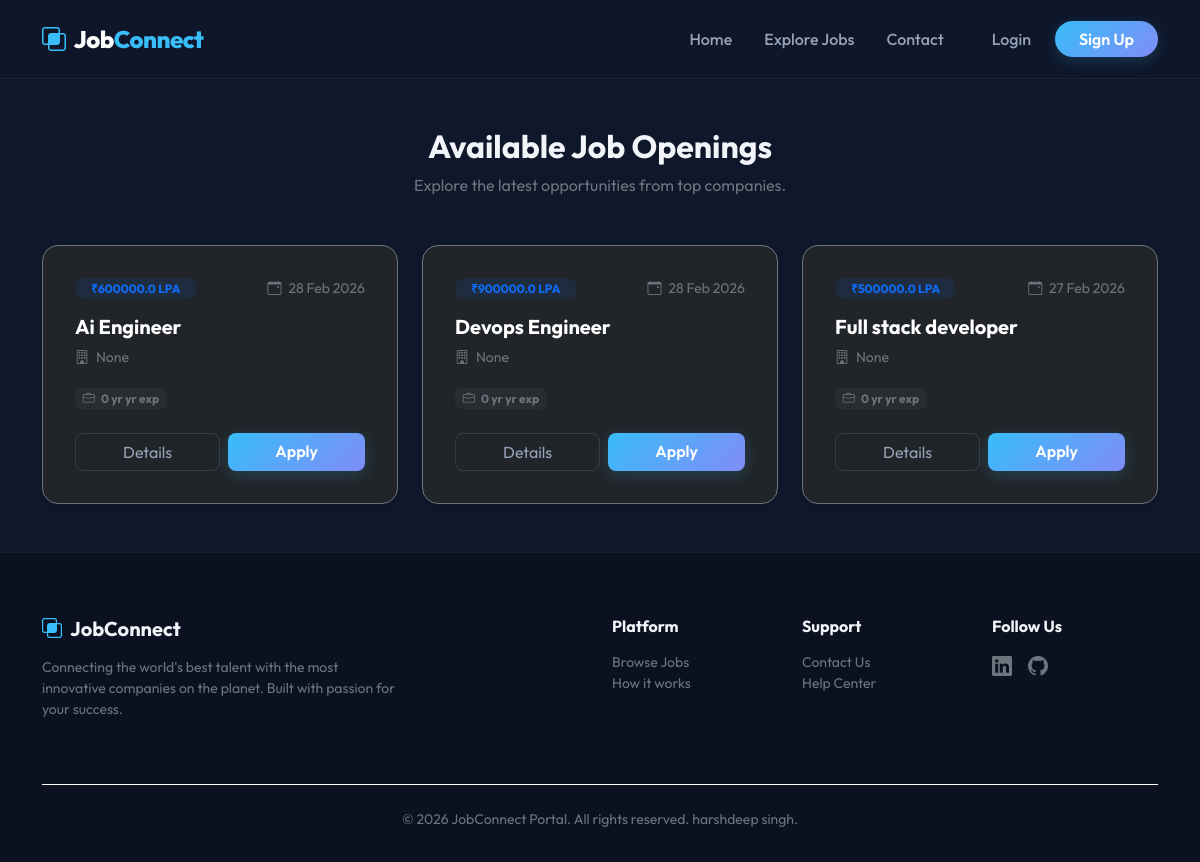
The page /latest_jobs/ on the database as committed earlier.
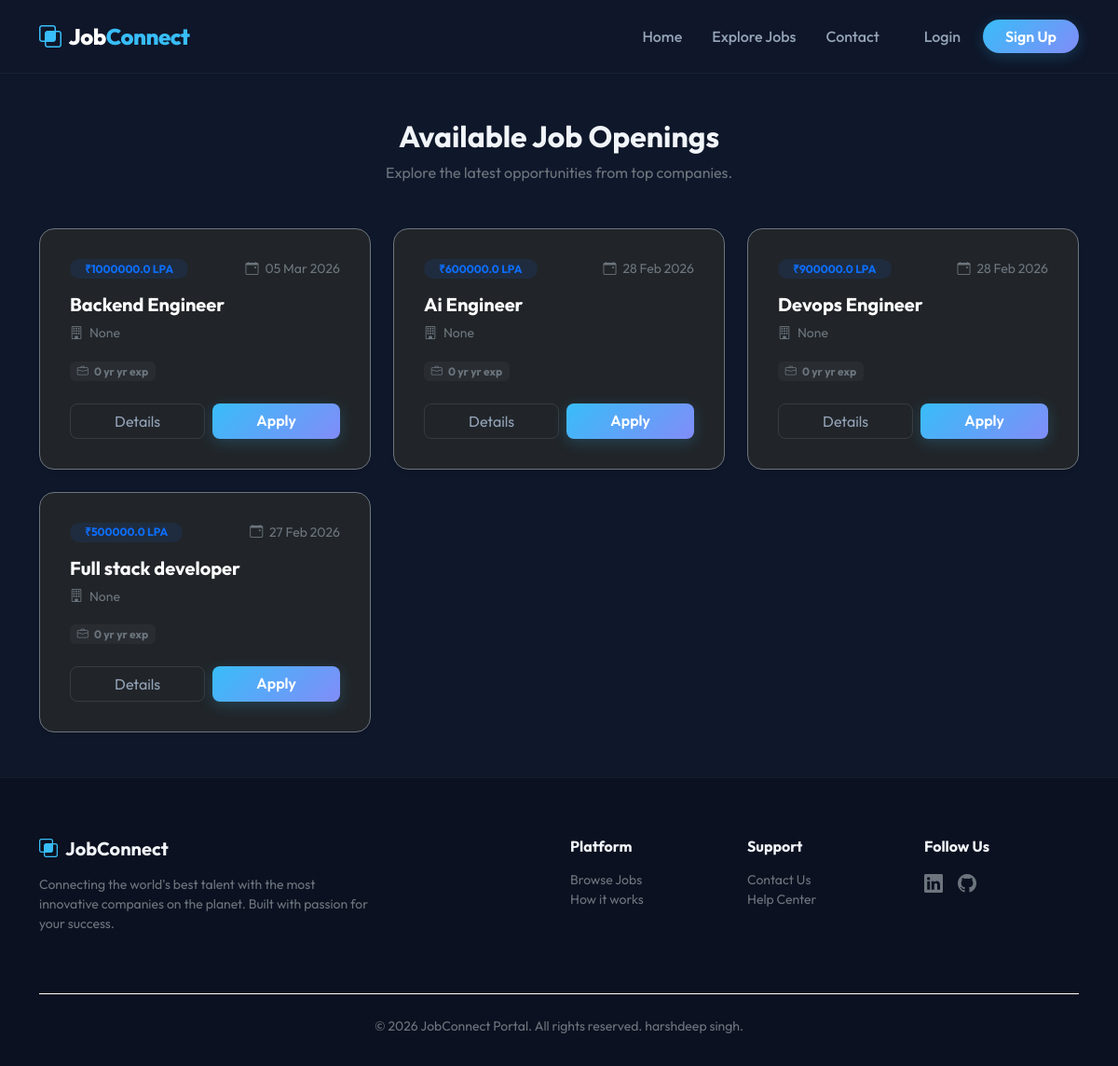
The same page on the database as committed later.
### job/models.py (models this page shows, shortened)
class Job(models.Model):
    recruiter = models.ForeignKey(Recruiter, on_delete=models.CASCADE)
    start_date = models.DateField(null=True)
    end_date = models.DateField()
    title = models.CharField(max_length=100, null=True)
    salary = models.FloatField(max_length=20)
    description = models.CharField(max_length=300, null=True)
    experience = models.CharField(max_length=100, null=True)
    skills = models.CharField(max_length=100, null=True)
    creationdate = models.DateField(auto_now_add=True)

class Recruiter(models.Model):
    user = models.ForeignKey(User, on_delete=models.CASCADE)
    mobile = models.CharField(max_length=15, null=True)
    image = models.FileField(null=True)
    gender = models.CharField(max_length=15, null=True)
    type = models.CharField(max_length=15, null=True)
    company = models.CharField(max_length=100, null=True)
    status = models.CharField(max_length=20, null=True)

### job/views.py (the view)
# urls.py: path('latest_jobs/', views.latest_jobs, name="latest_jobs"),
def latest_jobs(request):
    job=Job.objects.all().order_by('-start_date')
    context={'job':job}
    return render(request, 'latest_jobs.html',context)

### job/templates/latest_jobs.html (shortened to what this page needs)
{% extends 'base.html' %}
{% block content %}
<div class="container py-5">
    <div class="text-center mb-5">
        <h2 class="fw-bold">Available Job Openings</h2>
        <p class="text-secondary">Explore the latest opportunities from top companies.</p>
    </div>
    <div class="row g-4">
        {% for i in job %}
        <div class="col-md-6 col-lg-4">
            <div class="card bg-dark border-secondary h-100 shadow-sm p-3 rounded-4 hover-lift">
                <div class="card-body">
                    <div class="d-flex justify-content-between mb-3">
                        <span class="badge bg-primary bg-opacity-10 text-primary rounded-pill px-3">
                            ₹{{ i.salary }} LPA
                        </span>
                        <span class="text-secondary small">
                            <i class="bi bi-calendar-event me-1"></i>
                            {{ i.start_date|date:"d M Y" }}
                        </span>
                    </div>
                    <h5 class="card-title fw-bold text-white mb-2">
                        {{ i.title }}
                    </h5>
                    <p class="text-secondary small mb-3">
                        <i class="bi bi-building me-1"></i>
                        {{ i.recruiter.company }}
                    </p>
                    <div class="mb-3">
                        <span class="badge bg-secondary bg-opacity-10 text-secondary me-2">
                            <i class="bi bi-briefcase me-1"></i>
                            {{ i.experience }} yr exp
                        </span>
                    </div>
                    <div class="d-flex gap-2 mt-4">
                        <a href="{% url 'job_detail' i.id %}"
                           class="btn btn-outline-custom flex-grow-1 rounded-3">
                           Details
                        </a>
                        <a href="{% url 'applyforjob' i.id %}"
                           class="btn btn-primary-gradient flex-grow-1 rounded-3">
                           Apply
                        </a>
                    </div>
                </div>
            </div>
        </div>
        {% empty %}
        <div class="col-12 text-center py-5">
            <i class="bi bi-inbox fs-1 text-secondary"></i>
            <p class="text-secondary mt-3">No jobs found at the moment.</p>
        </div>
        {% endfor %}
    </div>
</div>
{% endblock %}

Rows that differ between the two databases and show on the page:
added Job: salary "1000000.0", start_date "05 Mar 2026", title "Backend Engineer", recruiter.company "None", experience "0 yr"
